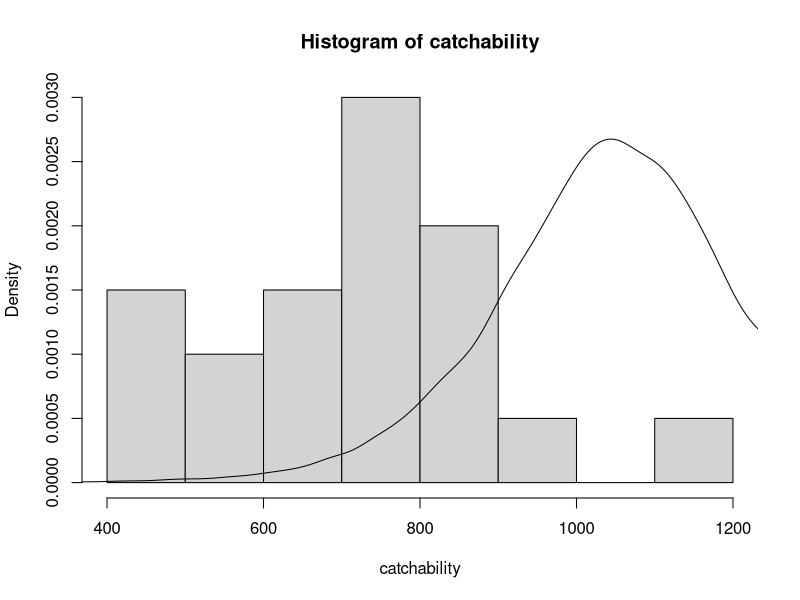
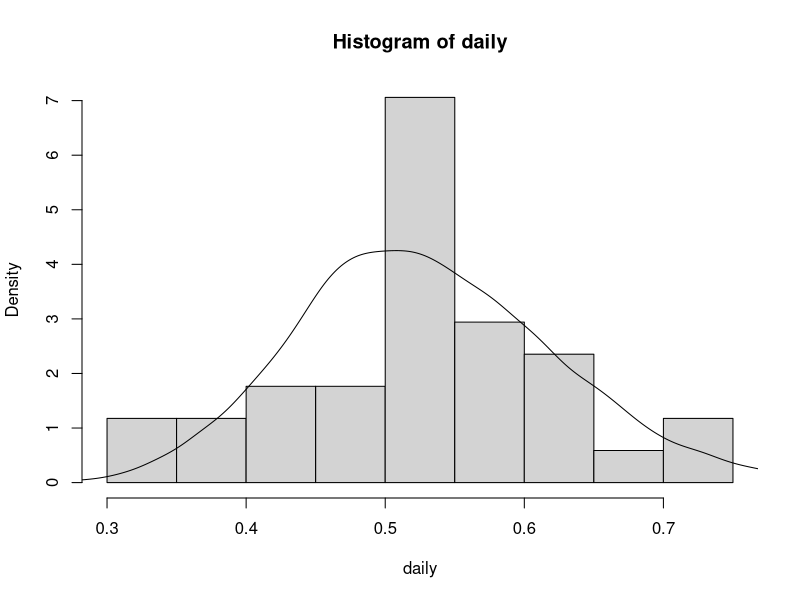
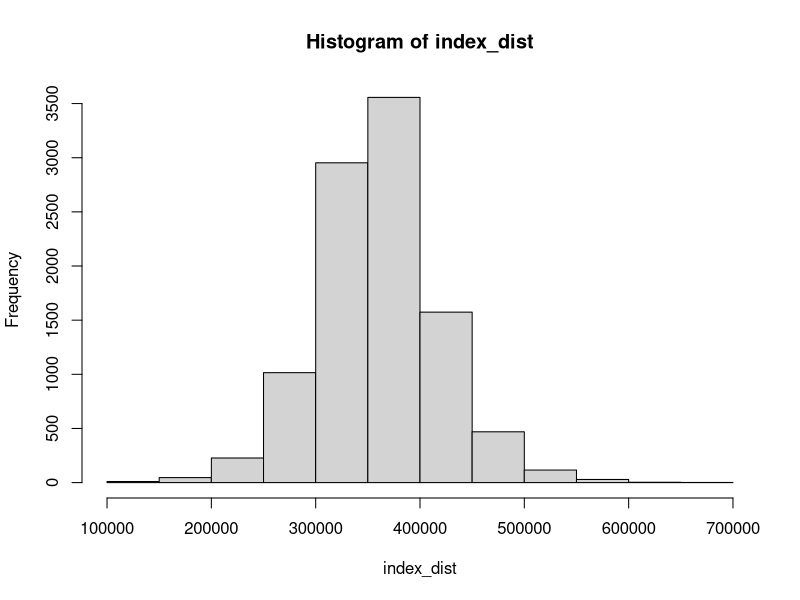
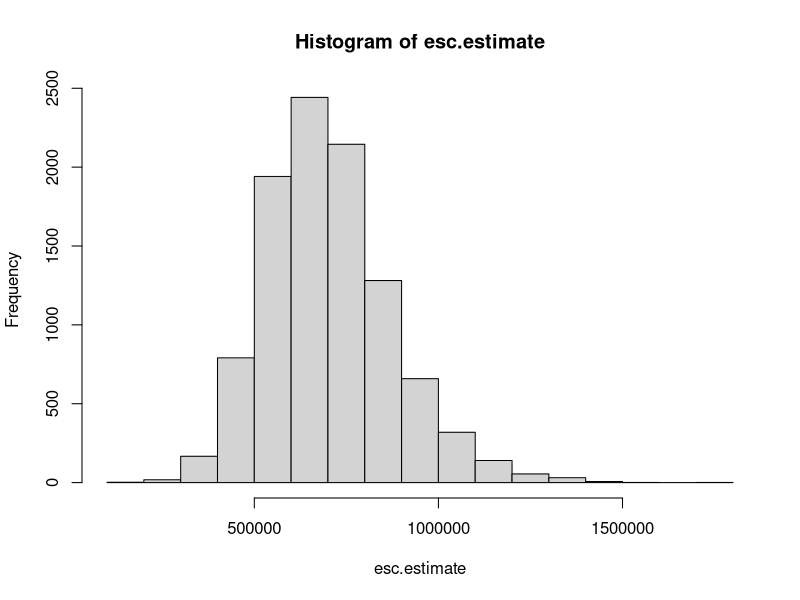
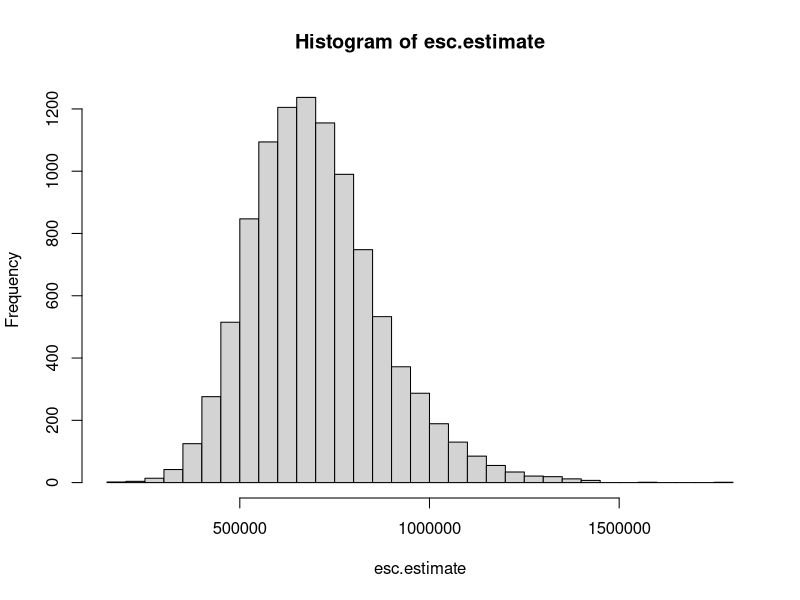
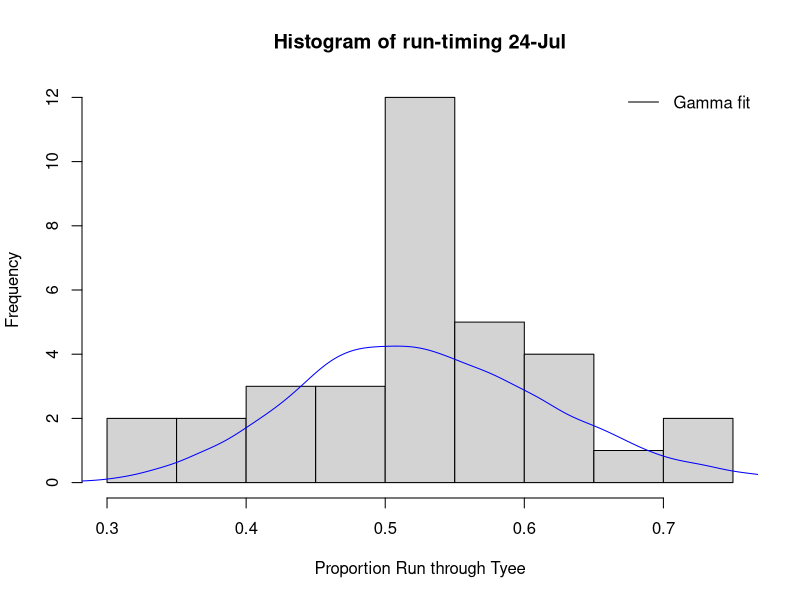
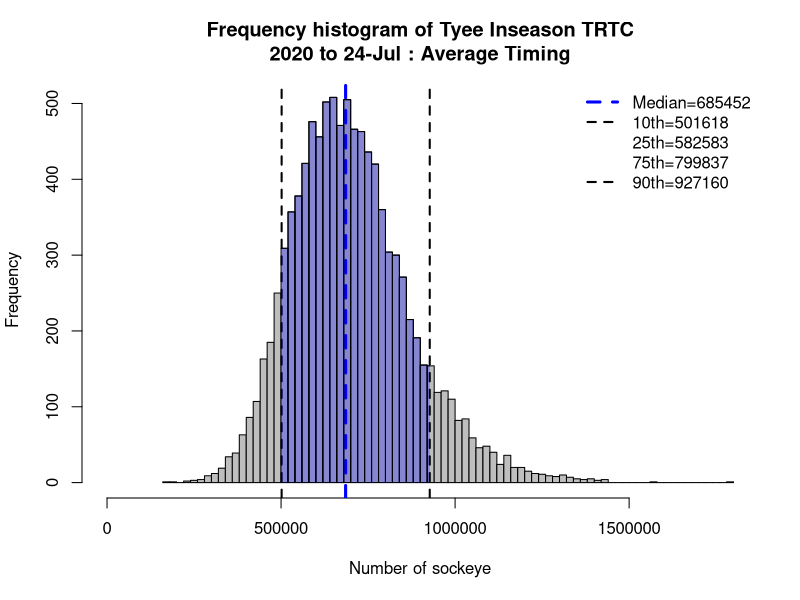
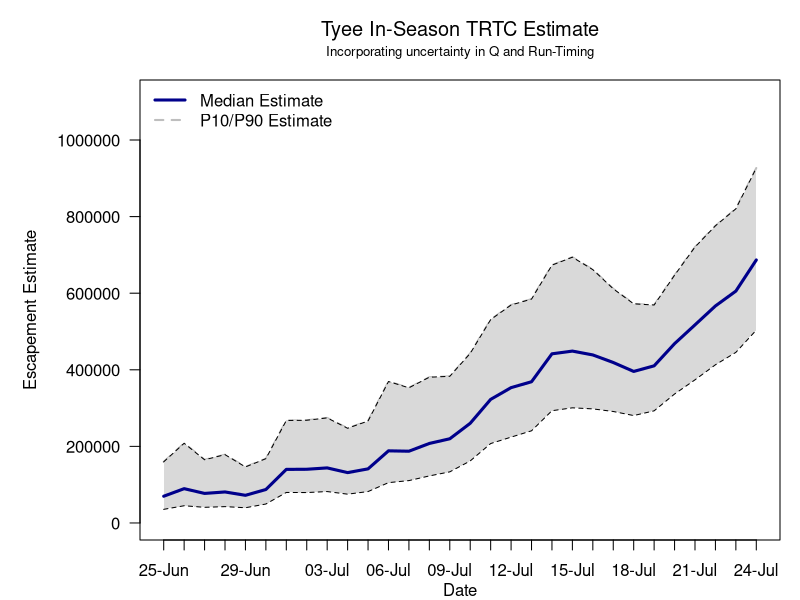

Write R code to recreate these figures, in order.
require(matrixStats)
library(fitdistrplus)
library(reshape2)

options(scipen=10000)
#sets your directory - you will have to change
# setwd("C:/Users/elh1/coastland/skeena-salmon-inseason-updates/data")

#read in-season data
dfindex<-read.csv("data/common/tyee index daily.csv",header=TRUE,sep=",")

#read Q data
dftyeeQ<-read.csv("data/common/tyee Q.csv",header=TRUE,sep=",")

#read in run-timing from Tyee cumulative percent
dfRT<-read.csv("data/common/tyee cumulative percent 1970-2018.csv",header=TRUE,sep=",")

#set current date
cdate="24-Jul"
today<-grep(paste0("^",cdate,"$"),dfindex$date)
#current day index sum
cum.index=sum(dfindex$ind.2020[1:today],na.rm=TRUE)
cum.index



#set catchability distribution to be used in the estimate
#either "meanlast3" or "overall" or "2020"
catchabilitymean<-"2020"

#catchability distribution fit to logistic distribution
catchability<-dftyeeQ$catchability
#fit logistic to catchability
cfit<-fitdistr(catchability,"logistic")

if (catchabilitymean == "overall"){
meanc<-cfit$estimate[1]
} else if (catchabilitymean =="meanlast3") {
meanc<-mean(catchability[18:20])
} else if (catchabilitymean =="2020") {
meanc<-1058  
}
meanc

#create logistic distribution for 1/q based on location=mean given above
cdistfull<-rlogis(20000,location=meanc,scale=cfit$estimate[2])
#remove negative numbers
cdistpos<-cdistfull[!cdistfull<0]
#sample from positive distribution
cdist<-sample(cdistpos,10000,TRUE)

hist(catchability,prob=TRUE)
lines(density(cdist))

##Ste run timing as Average or Late - late is 1 week late and adjusts the run timing to 7 days earlier.
rt<-"Average"

if (rt == "Average"){
  rt.adj=0
} else if (rt =="Late") {
  rt.adj=-7
} 
rt.adj

#find todays row in cumulative run timing 
today<-grep(paste0("^",cdate,"$"),dfRT$Date)+rt.adj
#create vector for runtiming on today (1985-2018)
daily<-as.numeric(dfRT[today,18:length(dfRT)])
#fit daily run timing to gamma (positive only) distribution
dailyfit<-fitdistr(daily,"gamma")

#create gamma distribution
RTdist<-rgamma(10000,shape=dailyfit$estimate[1],rate=dailyfit$estimate[2])
hist(daily,prob=TRUE)
lines(density(RTdist))
#figure for "todays" run timing to look at fit
png(paste0("Todays Run Timing ",cdate," ",rt,".png"),600,450)
hist(daily,breaks=10,main=paste0("Histogram of run-timing ",cdate),xlab="Proportion Run through Tyee")
legend("topright",lty=1,legend="Gamma fit",bty='n')
lines(density(RTdist),col="blue")
dev.off()

#calculate escapement distribution (1/q * index to date)
index_dist<-cum.index*cdist
hist(index_dist)

#calculate escapement distribution with run-timing uncertainty
esc.estimate<-index_dist / RTdist
hist(esc.estimate)

#add in catch from marine commercial
catch=0
esc.estimate<-esc.estimate+catch
hist(esc.estimate,breaks=30)

#remove outliers created by early season RT distribution values < 0 or very
#small values
#esc.estimate<-esc.estimate[esc.estimate <quantile(esc.estimate,.99)]
#hist(esc.estimate)

#output percentiles from escapement distribution
probsout<-(quantile(esc.estimate,c(.1,.25,.5,.75,.9)))
probsout
cum.index


#Tyee prob distribution in season histogram
png(file=paste0("Tyee inseason histogram estimate P10P90 to ",cdate," ",rt,".png"), units='in',height=4,width=6,res=300)

eschist<-hist(esc.estimate,breaks=60,plot=FALSE)

hist(esc.estimate,60,col="grey",
     main=paste0("Frequency histogram of Tyee Inseason TRTC\n2020 to ",cdate," : ",rt," Timing"),
     xlab="Number of sockeye",ylab="Frequency",xlim=c(0,max(esc.estimate)))
#text(max(esc_estimate)*.8,1500,paste0("Median=",round(median(esc_estimate),digits=0)))

tyeemedian<-round(median(esc.estimate),digits=0)
tyee90th<-round(quantile(esc.estimate,.9))
tyee10th<-round(quantile(esc.estimate,.1))
tyee25th<-round(quantile(esc.estimate,.25))
tyee75th<-round(quantile(esc.estimate,.75))

abline(v=tyeemedian,lwd=3,lty=2,col="blue")
abline(v=tyee90th,lwd=2,lty=2,col="black")
abline(v=tyee10th,lwd=2,lty=2,col="black")

legend("topright",c(paste0("Median=",tyeemedian),paste0("10th=",tyee10th),
                    paste0("25th=",tyee25th),paste0("75th=",tyee75th),
                    paste0("90th=",tyee90th)),bty='n',
       col=c("blue","black",NA,NA,"black"),lwd=c(3,2,NA,NA,2),lty=c(2,2,NA,NA,2))

clip(tyee10th,tyee90th,0,10000)

plot(eschist,col=rgb(0,0,255,max=255,alpha=75),add=TRUE)

dev.off()

####Point P90/P10 plot for 2020

#define input data
index.data<-dfindex$ind.2020
#define start day (has to be after gamm fits work
#also very little confidence really early on
startrunday<-25
endday=length(index.data[!is.na(index.data)])

looplength<-endday-startrunday

#create storage df/vectors
v<-data.frame(esc=numeric(looplength),p10=numeric(looplength),p90=numeric(looplength))
j=0

for (i in startrunday:endday){
  #loopday=startrunday+j
  #loopday=38
  j=j+1
  cum.index<-sum(index.data[1:i])
  index_dist<-cum.index*cdist
  daily<-as.numeric(dfRT[i,18:length(dfRT)])
  
  #fit daily run timing to gamma (positive only) distribution
  dailyfit<-fitdistr(daily,"gamma")
  RTdist<-rgamma(5000,shape=dailyfit$estimate[1],rate=dailyfit$estimate[2])
  
  esc_estimate2<-index_dist/RTdist
  #esc_estimate2<-esc_estimate2[esc_estimate2 < quantile(esc_estimate,.99)]
  #dates[j]<-dfRT$Date[i]
  v[j,]<-c(median(esc_estimate2),quantile(esc_estimate2,.1),quantile(esc_estimate2,.9))
}

#assign y-axis labels/points
dates<-as.character(dfindex$date[startrunday:endday])
days<-dfindex$day[startrunday:endday]

#check lengths
length(days);length(v$esc)

#to date figure with 10/90th quantiles
png(file=paste0("Tyee estimate prob to ",cdate,".png"), units='in',res=300,height=6,width=6)
par(mar=c(3,7,4,1))
plot(days,v$p90,
     type='l',lwd=2,col="grey",lty=2,las=1,ylab="",xaxt='n',
     ylim=c(0,max(v$p90*1.2,na.rm=TRUE)))
axis(1,at=days,labels=dates)
polygon(c(days,rev(days)),c(v$p10,rev(v$p90)),col="grey85",border=NA)

lines(days,v$p90,lty=2,lwd=1,col="black")
lines(days,v$p10,lty=2,lwd=1,col="black")
lines(days,v$esc,lwd=3,col="dark blue")

title(ylab="Escapement Estimate",line=5)
title(xlab="Date",line=2)
mtext("Tyee In-Season TRTC Estimate",side=3,line=2,cex=1.2)
mtext("Incorporating uncertainty in Q and Run-Timing",side=3,line=1,cex=.8)
legend("topleft",legend=c("Median Estimate","P10/P90 Estimate"),
       col=c("dark blue","grey"),
       lwd=c(3,2),lty=c(1,2),bty='n')

dev.off()


#histograms all days for run timing 1985-2018
#can be changed to other years
#tryCatch allows loop to continue
pdf("RT histograms gamma only.pdf",width=8,height=11.5)
par(mfrow=c(4,3),mar=c(3,3,2,1))

for (i in 1:102){
  
  daily<-as.numeric(dfRT[i,18:length(dfRT)])
  #daily<-daily[daily<.2]
  #hist(daily,breaks=10)
  #daily
  tryCatch({
    
    #b<-fitdist(daily,"beta")
    g<-fitdist(daily,"gamma")
    #l<-fitdist(daily,"logis")
    
    #RTdistbeta<-rbeta(5000,shape1=b$estimate[1],shape2=b$estimate[2])
    RTdistgamma<-rgamma(5000,shape=g$estimate[1],rate=g$estimate[2])
    #RTdistlogis<-rlogis(5000,location=l$estimate[1],scale=l$estimate[2])
    
    hist(daily,breaks=10,ylim=c(0,12),main=dfRT[i,1])
    #lines(density(RTdistbeta),add=TRUE,col="red")
    lines(density(RTdistgamma),col="blue")
    #lines(density(RTdistlogis),add=TRUE,col="purple")
    lines(density(daily),col="green")
    
  },error=function(e){})
  
}

dev.off()

pdf("RT histograms.pdf",width=8,height=11.5)
par(mfrow=c(4,3),mar=c(3,3,2,1))

for (i in 1:102){
  
  daily<-as.numeric(dfRT[i,18:length(dfRT)])
  hist(daily,breaks=10,main=dfRT[i,1])
  lines(density(daily),add=TRUE)
  
}

dev.off()

#boxplot of run timing through Tyee 1985-2018 by day versus 2016-2018
RT<-dfRT[,c(2,18:length(dfRT))]
RTlong<-melt(RT,id.vars="Day")
head(RTlong)
names(dfRT)
RT2010on<-dfRT[,c(2,49:length(dfRT))]
RTlong2010on<-melt(RT2010on,id.vars="Day")

pdf("Tyee SX RT boxplot pch vs 2016-8.pdf",width=8.5,height=8.5)

boxplot(value~Day,data=RTlong,names=dfRT$Date,axes=TRUE,col="#FF000099",las=1,
        xlab="Date",pch=19,cex=.5,
        main="Sockeye Run-timing Through Tyee 1985-2018", ylab="Proportion Through")

boxplot(value~Day,data=RTlong2010on,names=dfRT$Date,axes=TRUE,col="#0000FF99",las=1,
        xlab="Date",pch=19,cex=.5,
        main="Sockeye Run-timing Through Tyee 1985-2018", ylab="Proportion Through",
        add=TRUE)

grid(NA,NULL,lwd=1,col="grey70",lty=2)

dev.off()

#boxplot of run timing through Tyee 1985-2018 by day versus 2016-2018
RT<-dfRT[,c(2,18:length(dfRT))]
RTlong<-melt(RT,id.vars="Day")

pdf("Tyee SX RT boxplot pch.pdf",width=8.5,height=8.5)

boxplot(value~Day,data=RTlong,names=dfRT$Date,axes=TRUE,col="grey90",las=1,
        xlab="Date",pch=19,cex=.5,
        main="Sockeye Run-timing Through Tyee 1985-2018", ylab="Proportion Through")

grid(NA,NULL,lwd=1,col="grey70",lty=2)

dev.off()
